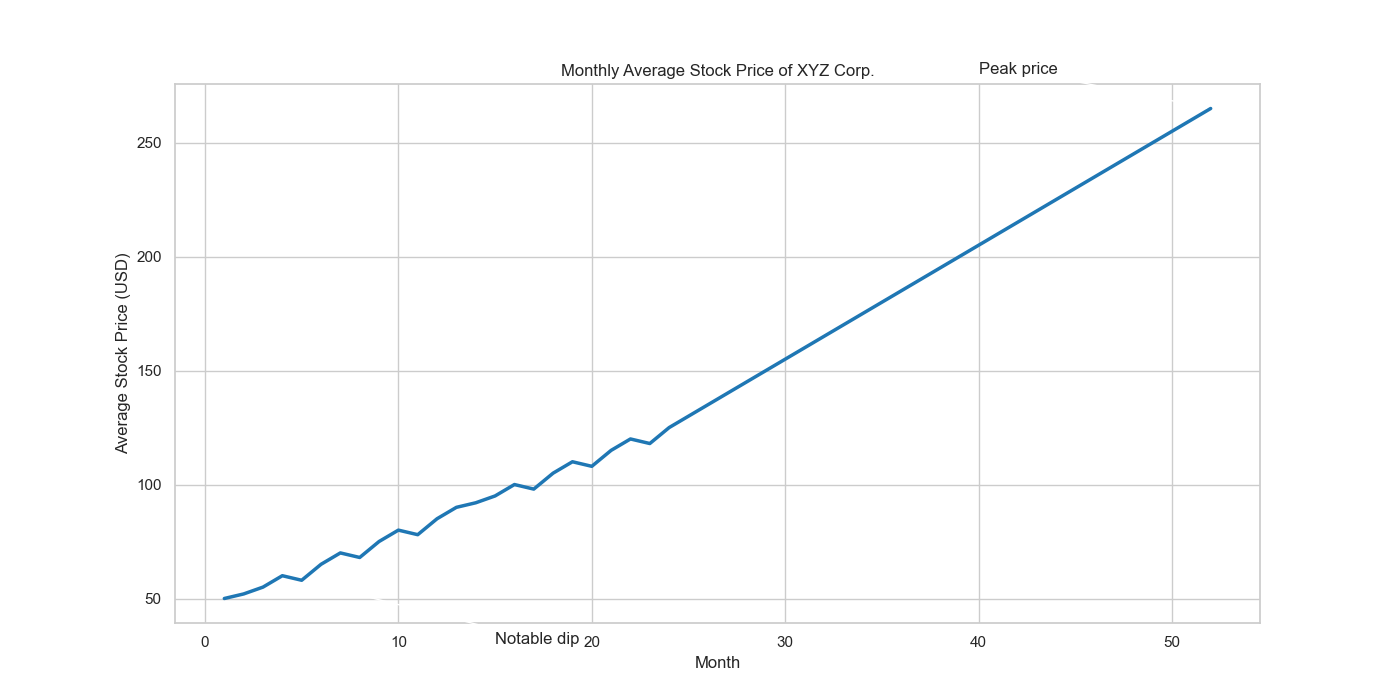

Recreate this plot in Python.

import seaborn as sns
import pandas as pd
import matplotlib.pyplot as plt

# Generate a DataFrame with the data
data = {
    'Month': [i for i in range(1, 53)],
    'Average_Stock_Price': [
        50, 52, 55, 60, 58, 65, 70, 68, 75, 80, 78, 85, 90, 92, 95, 100, 98, 105, 
        110, 108, 115, 120, 118, 125, 130, 135, 140, 145, 150, 155, 160, 165, 
        170, 175, 180, 185, 190, 195, 200, 205, 210, 215, 220, 225, 230, 235, 
        240, 245, 250, 255, 260, 265
    ]
}

df = pd.DataFrame(data)

# Set the aesthetic style of the plots
sns.set_theme(style="whitegrid")

# Create and size the seaborn lineplot
plt.figure(figsize=(14, 7))
plot = sns.lineplot(x='Month', y='Average_Stock_Price', data=df, linewidth=2.5, color="#1f77b4")

# Annotate a specific point with a peak price
plt.annotate('Peak price', 
             xy=(52, df.loc[51, 'Average_Stock_Price']), 
             xycoords='data',
             xytext=(40, 280),
             textcoords='data',
             arrowprops=dict(arrowstyle="->",
                             connectionstyle="arc3"),
             )

# Annotate a specific point with a notable dip
plt.annotate('Notable dip', 
             xy=(5, df.loc[4, 'Average_Stock_Price']), 
             xycoords='data',
             xytext=(15, 30),
             textcoords='data',
             arrowprops=dict(arrowstyle="->",
                             connectionstyle="arc3"),
             )

# Set the title and labels
plt.title('Monthly Average Stock Price of XYZ Corp.')
plt.xlabel('Month')
plt.ylabel('Average Stock Price (USD)')

# Show the plot
plt.show()
